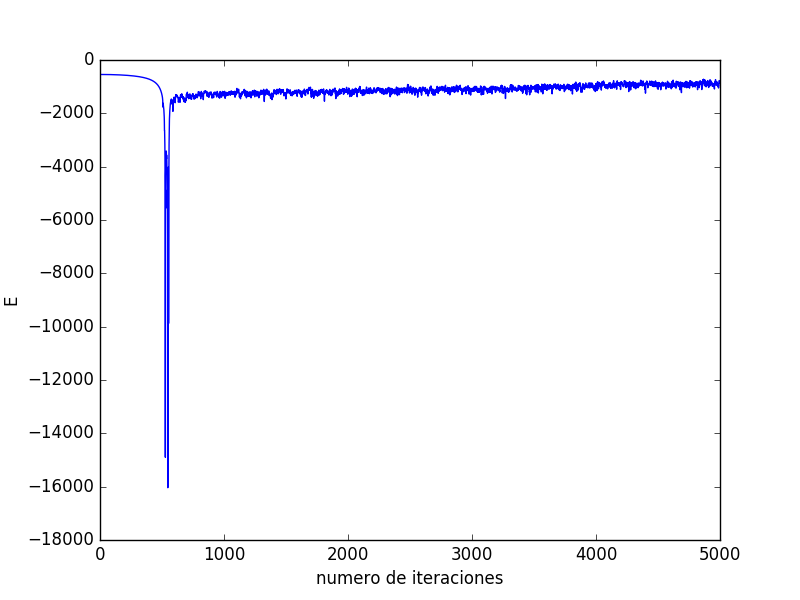

The Python source for this figure:
import numpy as np
import matplotlib.pyplot as plt
import glob
import sys                

if(len(sys.argv) != 2):
    sys.exit("energy.py i_snap")
    
files = glob.glob("output*.dat")
n_files = len(files)
def energy(data):
    E = data[:,6].sum() + data[:,7].sum()    
    return E

def radius(data):
    E_pot = data[:,6]
    min_pot = np.argmin(E_pot)
    x = data[:,0] - data[min_pot, 0]
    y = data[:,1] - data[min_pot, 1]
    z = data[:,2] - data[min_pot, 2]
    r = np.sqrt(x**2 + y**2 +z**2)
    r = np.sort(r)
    return r[1:]

E = []
i_snap = int(sys.argv[1])
for i in range(i_snap):
    data_init = np.loadtxt("output_{}.dat".format(i))
    E_final = energy(data_init)
    E.append(E_final)


plt.figure()
plt.plot(E)
plt.ylabel('E')
plt.xlabel('numero de iteraciones')
#plt.show()
plt.savefig('energy.png')
